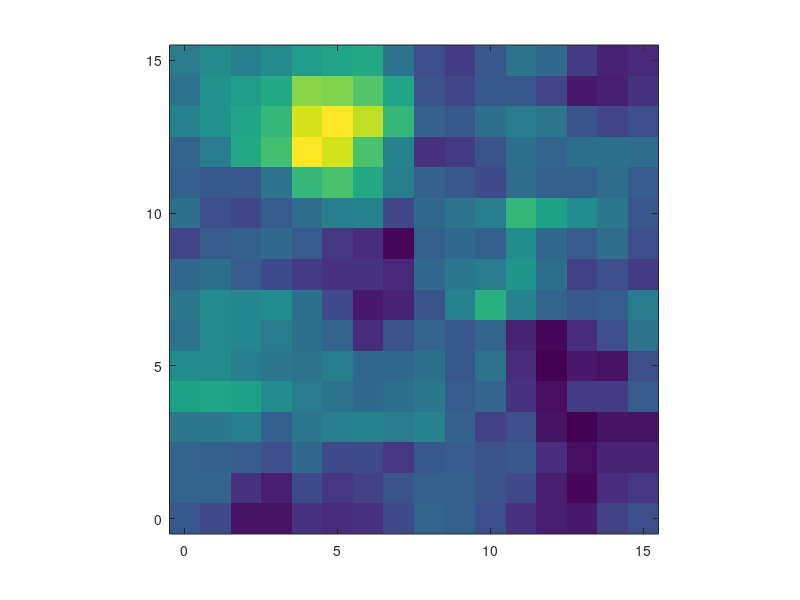

Reproduce this figure in MATLAB.

     [X,Y] = meshgrid(0:15);
     Z = randn(size(X));
     Z = imfilter(Z,fspecial('gaussian',[4 4],8));
    figure, imagesc(X(1,:),Y(:,1),Z); axis image; axis xy